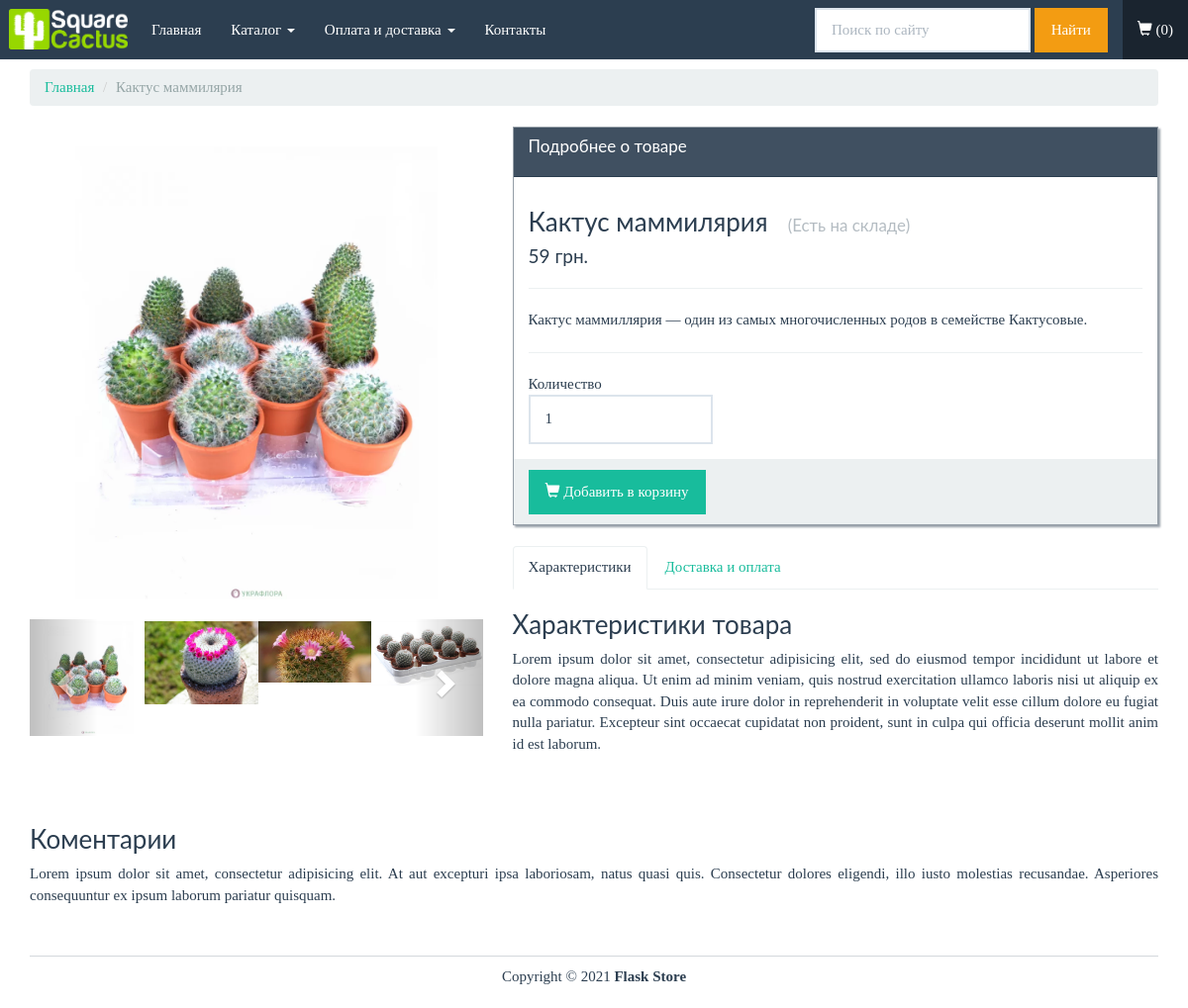
The app's page /product/2 with its own data.
### app.py (models this page shows)
class Product(db.Model):
    id = db.Column(db.Integer, primary_key=True)
    name = db.Column(db.String(50))
    price = db.Column(db.Integer)
    stock = db.Column(db.Integer)
    description = db.Column(db.String(500))
    image = db.Column(db.String(100), nullable=True)
    image2 = db.Column(db.String(100), nullable=True)
    image3 = db.Column(db.String(100), nullable=True)
    image4 = db.Column(db.String(100), nullable=True)
    order = db.relationship('Order_Item', backref='product', lazy=True)
    title = db.Column(db.String(50), nullable=True)
    keyw = db.Column(db.String(150), nullable=True)
    desc = db.Column(db.String(200), nullable=True)

### app.py (the view)
@app.route('/product/<id>')
def product(id):
    product = Product.query.filter_by(id=id).first()
    form = AddToCart()
    count_cart = check_count()
    return render_template('view-product.html', product=product, form=form, count_cart=count_cart)

### app.py
class AddToCart(FlaskForm):
    quantity = IntegerField('Quantity')
    id = HiddenField('ID')

### app.py (called while the page is built)
def check_count():
    count_cart = 0
    if 'cart' in session:
        for item in session['cart']:
            quantity = int(item['quantity'])
            count_cart += quantity
    else:
        count_cart = 0
    return count_cart

### templates/view-product.html (shortened to what this page needs)
{% extends "base.html" %}
{% block body %}
<div class="row">
	<div class="col-lg-12">
		<ol class="breadcrumb">
			<li>
				<a href="{{ url_for('index') }}">Главная</a>
			</li>
			<li class="active">{{ product.name }}</li>
		</ol>
	</div>
</div>
<div class="row mb-5">
	    <div class="col-lg-5">
        <div id="carousel" class="carousel slide" data-ride="carousel">
            <div class="carousel-inner">
                <div class="item active">
                    <a href="{{ url_for('static', filename=product.image) }}" rel="fancy"><img src="{{ url_for('static', filename=product.image) }}" alt="{{ product.name }}"></a>
                </div>
            </div>
        </div>
    <div class="clearfix">
        <div id="thumbcarousel" class="carousel slide" data-interval="false">
            <div class="carousel-inner">
                <div class="item active">
                    <div data-target="#carousel" data-slide-to="0" class="thumb"><img src="{{ url_for('static', filename=product.image) }}" alt="{{ product.name }}"></div>
                    <div data-target="#carousel" data-slide-to="1" class="thumb"><img src="{{ url_for('static', filename=product.image2) }}" alt="{{ product.name }}"></div>
                    <div data-target="#carousel" data-slide-to="2" class="thumb"><img src="{{ url_for('static', filename=product.image3) }}" alt="{{ product.name }}"></div>
                    <div data-target="#carousel" data-slide-to="3" class="thumb"><img src="{{ url_for('static', filename=product.image4) }}" alt="{{ product.name }}"></div>
                </div>
            </div>
            <a class="left carousel-control" href="#thumbcarousel" role="button" data-slide="prev">
                <span class="glyphicon glyphicon-chevron-left"></span>
            </a>
            <a class="right carousel-control" href="#thumbcarousel" role="button" data-slide="next">
                <span class="glyphicon glyphicon-chevron-right"></span>
            </a>
        </div>
    </div>
    </div>
	<div class="col-lg-7">
		<div class="panel panel-primary">
			<div class="panel-heading">
				<h3 class="panel-title">Подробнее о товаре</h3>
			</div>
         <form method="POST" action="{{ url_for('add_to_cart') }}">
			<div class="panel-body">
				<h3>{{ product.name }} &nbsp; <small>
                    {% if product.stock > 0 %}
                    (Есть на складе)
                    {% else %}
                    (Нет в наличии)
                    {% endif %}
                </small></h3>
				<h4>{{ product.price }} грн.</h4>
				<hr />
                {{ product.description | safe}}
                <hr />
            {% if product.stock > 0 %}
				<div class="row">
					<div class="col-lg-4">
						<div class="row">
							<div class="col-lg-12">
								Количество
							</div>
							<div class="col-lg-12">
								{{ form.quantity(class='form-control',type='number', min=1, max=product.stock, step=1, value=1) }}
                            </div>
						</div>
					</div>
				</div>
            {% endif %}
			</div>
			<div class="panel-footer">
                 {% if product.stock > 0 %}
				<button type="submit" class="btn btn-success">
					<i class="glyphicon glyphicon-shopping-cart"></i> Добавить в корзину
				</button>
                {% endif %}
			</div>
        </form>
		</div>
		<div role="tabpanel">
			<ul class="nav nav-tabs" role="tablist">
				<li role="presentation" class="active">
					<a href="#description" aria-controls="description" role="tab" data-toggle="tab">Характеристики</a>
				</li>
				<li role="presentation">
					<a href="#shipping" aria-controls="shipping" role="tab" data-toggle="tab">Доставка и оплата</a>
				</li>
			</ul>
			<div class="tab-content">
				<div role="tabpanel" class="tab-pane active text-justify" id="description">
					<h3>Характеристики товара</h3>
					Lorem ipsum dolor sit amet, consectetur adipisicing elit, sed do eiusmod tempor incididunt ut labore et dolore magna aliqua. Ut enim ad minim veniam, quis nostrud exercitation ullamco laboris nisi ut aliquip ex ea commodo consequat. Duis aute irure dolor in reprehenderit in voluptate velit esse cillum dolore eu fugiat nulla pariatur. Excepteur sint occaecat cupidatat non proident, sunt in culpa qui officia deserunt mollit anim id est laborum.
				</div>
			</div>
		</div>
	</div>
</div>
    <div class="row" style="margin-top:50px;">
    <div class="col-lg-12 text-justify">
        <h3>Коментарии</h3>
      <p>Lorem ipsum dolor sit amet, consectetur adipisicing elit. At aut excepturi ipsa laboriosam, natus quasi quis. Consectetur dolores eligendi, illo iusto molestias recusandae. Asperiores consequuntur ex ipsum laborum pariatur quisquam.</p>
    </div>
    </div>
{% endblock %}

### static/css/styles.css (style rules this page uses)
body { font-family: Ubuntu, verdana, georgia, serif, sans-serif; }
a, a:hover, a:active, a:focus, a:visited { text-decoration: none; }
div.panel, .btn, .navbar { border-radius: 0; }
.form-control { border-radius: 0; height: 50px; }
div.panel-body { padding-top: 10px; }
.panel-primary > .panel-heading { border-radius: 0; background-color: rgba(44, 62, 80, .9); }
.panel-primary { border-color: rgba(44, 62, 80, .5); box-shadow: 2px 2px 2px rgba(44, 62, 80, .5); }
.panel-title { margin-bottom: 10px; }
.active { border:none!important; }
.carousel { margin-top: 20px; }
.item .thumb { width: 25%; cursor: pointer; float: left; }
.item .thumb img { width: 100%; margin: 2px; }
.item img { width: 100%; }

### records on screen
Product: name "Кактус маммилярия", image (picture), image2 (picture), image3 (picture), image4 (picture), price "59", description "Кактус маммиллярия — один из самых многочисленных родов в семействе Кактусовые."

### other values on screen
{{ count_cart }} "0"
